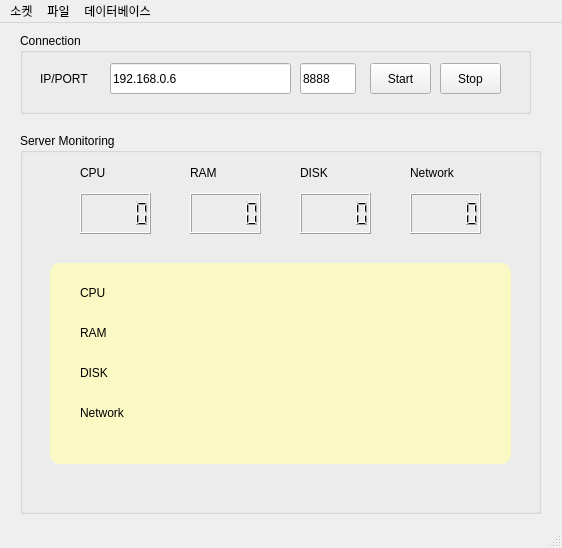
<?xml version="1.0" encoding="UTF-8"?>
<ui version="4.0">
 <class>MainWindow</class>
 <widget class="QMainWindow" name="MainWindow">
  <property name="geometry">
   <rect>
    <x>0</x>
    <y>0</y>
    <width>562</width>
    <height>548</height>
   </rect>
  </property>
  <property name="windowTitle">
   <string>서버 모니터링</string>
  </property>
  <widget class="QWidget" name="centralwidget">
   <widget class="QGroupBox" name="groupBox_3">
    <property name="geometry">
     <rect>
      <x>20</x>
      <y>110</y>
      <width>521</width>
      <height>381</height>
     </rect>
    </property>
    <property name="title">
     <string>Server Monitoring</string>
    </property>
    <widget class="QLabel" name="label_3">
     <property name="geometry">
      <rect>
       <x>60</x>
       <y>150</y>
       <width>56</width>
       <height>20</height>
      </rect>
     </property>
     <property name="text">
      <string>CPU</string>
     </property>
    </widget>
    <widget class="QLabel" name="label_4">
     <property name="geometry">
      <rect>
       <x>60</x>
       <y>190</y>
       <width>56</width>
       <height>20</height>
      </rect>
     </property>
     <property name="text">
      <string>RAM</string>
     </property>
    </widget>
    <widget class="QLabel" name="label_5">
     <property name="geometry">
      <rect>
       <x>60</x>
       <y>230</y>
       <width>56</width>
       <height>20</height>
      </rect>
     </property>
     <property name="text">
      <string>DISK</string>
     </property>
    </widget>
    <widget class="QLabel" name="label_6">
     <property name="geometry">
      <rect>
       <x>60</x>
       <y>270</y>
       <width>56</width>
       <height>20</height>
      </rect>
     </property>
     <property name="text">
      <string>Network</string>
     </property>
    </widget>
    <widget class="QLCDNumber" name="lcdNumber">
     <property name="geometry">
      <rect>
       <x>60</x>
       <y>60</y>
       <width>71</width>
       <height>41</height>
      </rect>
     </property>
    </widget>
    <widget class="QLCDNumber" name="lcdNumber_2">
     <property name="geometry">
      <rect>
       <x>170</x>
       <y>60</y>
       <width>71</width>
       <height>41</height>
      </rect>
     </property>
    </widget>
    <widget class="QLCDNumber" name="lcdNumber_3">
     <property name="geometry">
      <rect>
       <x>280</x>
       <y>60</y>
       <width>71</width>
       <height>41</height>
      </rect>
     </property>
    </widget>
    <widget class="QLCDNumber" name="lcdNumber_4">
     <property name="geometry">
      <rect>
       <x>390</x>
       <y>60</y>
       <width>71</width>
       <height>41</height>
      </rect>
     </property>
    </widget>
    <widget class="QLabel" name="label_2">
     <property name="geometry">
      <rect>
       <x>30</x>
       <y>130</y>
       <width>461</width>
       <height>201</height>
      </rect>
     </property>
     <property name="styleSheet">
      <string notr="true">background-color: rgb(250, 249, 195);
border-radius: 10px;</string>
     </property>
     <property name="text">
      <string/>
     </property>
    </widget>
    <widget class="QLabel" name="label_7">
     <property name="geometry">
      <rect>
       <x>60</x>
       <y>30</y>
       <width>56</width>
       <height>20</height>
      </rect>
     </property>
     <property name="text">
      <string>CPU</string>
     </property>
    </widget>
    <widget class="QLabel" name="label_8">
     <property name="geometry">
      <rect>
       <x>170</x>
       <y>30</y>
       <width>56</width>
       <height>20</height>
      </rect>
     </property>
     <property name="text">
      <string>RAM</string>
     </property>
    </widget>
    <widget class="QLabel" name="label_9">
     <property name="geometry">
      <rect>
       <x>280</x>
       <y>30</y>
       <width>56</width>
       <height>20</height>
      </rect>
     </property>
     <property name="text">
      <string>DISK</string>
     </property>
    </widget>
    <widget class="QLabel" name="label_10">
     <property name="geometry">
      <rect>
       <x>390</x>
       <y>30</y>
       <width>56</width>
       <height>20</height>
      </rect>
     </property>
     <property name="text">
      <string>Network</string>
     </property>
    </widget>
    <zorder>label_2</zorder>
    <zorder>label_3</zorder>
    <zorder>label_4</zorder>
    <zorder>label_5</zorder>
    <zorder>label_6</zorder>
    <zorder>lcdNumber</zorder>
    <zorder>lcdNumber_2</zorder>
    <zorder>lcdNumber_3</zorder>
    <zorder>lcdNumber_4</zorder>
    <zorder>label_7</zorder>
    <zorder>label_8</zorder>
    <zorder>label_9</zorder>
    <zorder>label_10</zorder>
   </widget>
   <widget class="QGroupBox" name="groupBox">
    <property name="geometry">
     <rect>
      <x>20</x>
      <y>10</y>
      <width>511</width>
      <height>81</height>
     </rect>
    </property>
    <property name="title">
     <string>Connection</string>
    </property>
    <widget class="QLabel" name="label">
     <property name="geometry">
      <rect>
       <x>20</x>
       <y>30</y>
       <width>56</width>
       <height>31</height>
      </rect>
     </property>
     <property name="text">
      <string>IP/PORT</string>
     </property>
    </widget>
    <widget class="QLineEdit" name="txt_ip">
     <property name="geometry">
      <rect>
       <x>90</x>
       <y>30</y>
       <width>181</width>
       <height>31</height>
      </rect>
     </property>
     <property name="text">
      <string>192.168.0.6</string>
     </property>
    </widget>
    <widget class="QLineEdit" name="txt_port">
     <property name="geometry">
      <rect>
       <x>280</x>
       <y>30</y>
       <width>56</width>
       <height>31</height>
      </rect>
     </property>
     <property name="text">
      <string>8888</string>
     </property>
    </widget>
    <widget class="QPushButton" name="btn_start">
     <property name="geometry">
      <rect>
       <x>350</x>
       <y>30</y>
       <width>61</width>
       <height>31</height>
      </rect>
     </property>
     <property name="text">
      <string>Start</string>
     </property>
    </widget>
    <widget class="QPushButton" name="btn_stop">
     <property name="geometry">
      <rect>
       <x>420</x>
       <y>30</y>
       <width>61</width>
       <height>31</height>
      </rect>
     </property>
     <property name="text">
      <string>Stop</string>
     </property>
    </widget>
   </widget>
  </widget>
  <widget class="QMenuBar" name="menubar">
   <property name="geometry">
    <rect>
     <x>0</x>
     <y>0</y>
     <width>562</width>
     <height>21</height>
    </rect>
   </property>
   <widget class="QMenu" name="menu">
    <property name="title">
     <string>소켓</string>
    </property>
    <addaction name="actionSocket"/>
   </widget>
   <widget class="QMenu" name="menu_2">
    <property name="title">
     <string>파일</string>
    </property>
   </widget>
   <widget class="QMenu" name="menu_3">
    <property name="title">
     <string>데이터베이스</string>
    </property>
    <addaction name="actionDatabase"/>
   </widget>
   <addaction name="menu"/>
   <addaction name="menu_2"/>
   <addaction name="menu_3"/>
  </widget>
  <widget class="QStatusBar" name="statusbar"/>
  <action name="actionSocket">
   <property name="text">
    <string>Socket</string>
   </property>
  </action>
  <action name="actionDatabase">
   <property name="text">
    <string>Database</string>
   </property>
  </action>
 </widget>
 <resources/>
 <connections/>
</ui>
